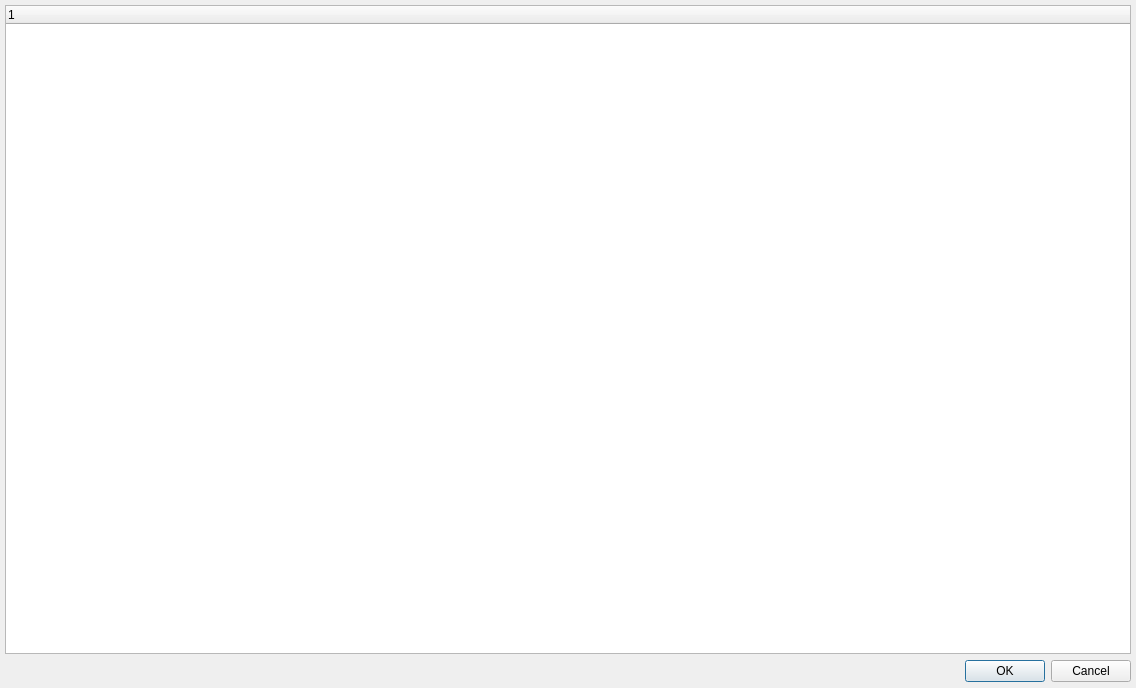
<?xml version="1.0" encoding="UTF-8"?>
<ui version="4.0">
 <class>OpenExperimentDialog</class>
 <widget class="QDialog" name="OpenExperimentDialog">
  <property name="geometry">
   <rect>
    <x>0</x>
    <y>0</y>
    <width>1136</width>
    <height>688</height>
   </rect>
  </property>
  <property name="windowTitle">
   <string>Select experiment</string>
  </property>
  <layout class="QVBoxLayout" name="verticalLayout">
   <property name="spacing">
    <number>6</number>
   </property>
   <property name="leftMargin">
    <number>5</number>
   </property>
   <property name="topMargin">
    <number>5</number>
   </property>
   <property name="rightMargin">
    <number>5</number>
   </property>
   <property name="bottomMargin">
    <number>5</number>
   </property>
   <item>
    <widget class="QTreeWidget" name="experiments">
     <property name="editTriggers">
      <set>QAbstractItemView::NoEditTriggers</set>
     </property>
     <property name="showDropIndicator" stdset="0">
      <bool>false</bool>
     </property>
     <property name="alternatingRowColors">
      <bool>true</bool>
     </property>
     <property name="selectionMode">
      <enum>QAbstractItemView::SingleSelection</enum>
     </property>
     <property name="selectionBehavior">
      <enum>QAbstractItemView::SelectRows</enum>
     </property>
     <property name="rootIsDecorated">
      <bool>false</bool>
     </property>
     <property name="expandsOnDoubleClick">
      <bool>false</bool>
     </property>
    </widget>
   </item>
   <item>
    <widget class="QDialogButtonBox" name="buttonBox">
     <property name="minimumSize">
      <size>
       <width>455</width>
       <height>23</height>
      </size>
     </property>
     <property name="orientation">
      <enum>Qt::Horizontal</enum>
     </property>
     <property name="standardButtons">
      <set>QDialogButtonBox::Cancel|QDialogButtonBox::Ok</set>
     </property>
    </widget>
   </item>
  </layout>
 </widget>
 <resources/>
 <connections>
  <connection>
   <sender>buttonBox</sender>
   <signal>accepted()</signal>
   <receiver>OpenExperimentDialog</receiver>
   <slot>accept()</slot>
   <hints>
    <hint type="sourcelabel">
     <x>248</x>
     <y>254</y>
    </hint>
    <hint type="destinationlabel">
     <x>157</x>
     <y>274</y>
    </hint>
   </hints>
  </connection>
  <connection>
   <sender>buttonBox</sender>
   <signal>rejected()</signal>
   <receiver>OpenExperimentDialog</receiver>
   <slot>reject()</slot>
   <hints>
    <hint type="sourcelabel">
     <x>316</x>
     <y>260</y>
    </hint>
    <hint type="destinationlabel">
     <x>286</x>
     <y>274</y>
    </hint>
   </hints>
  </connection>
 </connections>
</ui>
